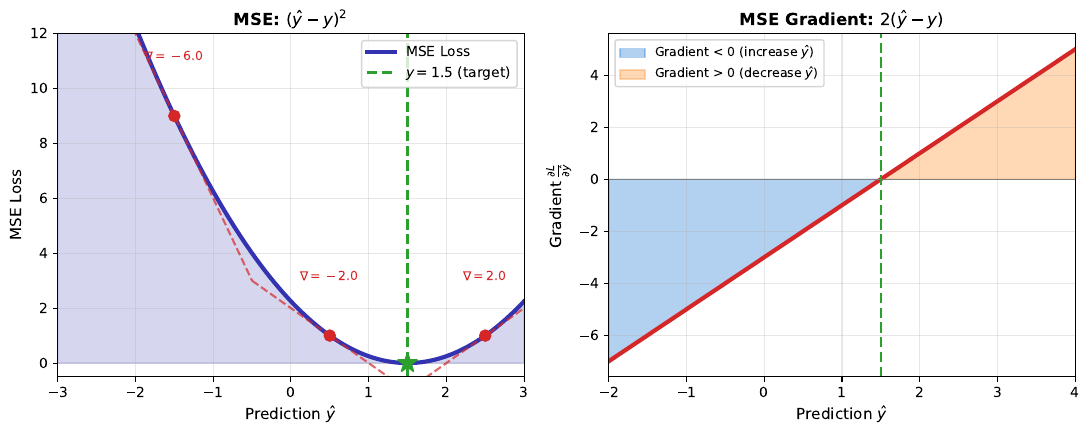

Recreate this plot in Python.
CHART_METADATA = {
    'title': 'MSE Gradient',
    'url': 'https://github.com/QuantLet/neural-networks-introduction/tree/main/mse_gradient'
}

import matplotlib.pyplot as plt
import numpy as np

# Color palette
mlpurple = '#3333B2'
mlblue = '#0066CC'
mlorange = '#FF7F0E'
mlgreen = '#2CA02C'
mlred = '#D62728'
mlgray = '#7F7F7F'

fig, axes = plt.subplots(1, 2, figsize=(11, 4.5))

# Left: MSE loss surface
ax1 = axes[0]
w = np.linspace(-3, 3, 100)
y_true = 1.5
mse = (w - y_true)**2

ax1.plot(w, mse, color=mlpurple, lw=3, label='MSE Loss')
ax1.fill_between(w, mse, alpha=0.2, color=mlpurple)

# Show gradient at different points
points = [-1.5, 0.5, 2.5]
for p in points:
    loss_p = (p - y_true)**2
    grad = 2 * (p - y_true)
    # Draw tangent line
    tangent_x = np.linspace(p - 1, p + 1, 50)
    tangent_y = loss_p + grad * (tangent_x - p)
    ax1.plot(tangent_x, tangent_y, '--', color=mlred, lw=1.5, alpha=0.7)
    ax1.plot(p, loss_p, 'o', color=mlred, markersize=8)
    ax1.annotate(f'$\\nabla={grad:.1f}$', xy=(p, loss_p), xytext=(p, loss_p + 2),
                fontsize=9, ha='center', color=mlred)

ax1.axvline(x=y_true, color=mlgreen, linestyle='--', lw=2, label=f'$y={y_true}$ (target)')
ax1.plot(y_true, 0, '*', color=mlgreen, markersize=15)

ax1.set_xlabel('Prediction $\\hat{y}$', fontsize=11)
ax1.set_ylabel('MSE Loss', fontsize=11)
ax1.set_title('MSE: $(\\hat{y} - y)^2$', fontsize=12, fontweight='bold')
ax1.legend(loc='upper right')
ax1.grid(True, alpha=0.3)
ax1.set_xlim(-3, 3)
ax1.set_ylim(-0.5, 12)

# Right: Gradient direction
ax2 = axes[1]
pred = np.linspace(-2, 4, 100)
gradient = 2 * (pred - y_true)

ax2.plot(pred, gradient, color=mlred, lw=3)
ax2.axhline(y=0, color=mlgray, linestyle='-', lw=1)
ax2.axvline(x=y_true, color=mlgreen, linestyle='--', lw=2)

ax2.fill_between(pred[pred < y_true], gradient[pred < y_true], 0, alpha=0.3, color=mlblue, label='Gradient < 0 (increase $\\hat{y}$)')
ax2.fill_between(pred[pred > y_true], gradient[pred > y_true], 0, alpha=0.3, color=mlorange, label='Gradient > 0 (decrease $\\hat{y}$)')

ax2.set_xlabel('Prediction $\\hat{y}$', fontsize=11)
ax2.set_ylabel('Gradient $\\frac{\\partial L}{\\partial \\hat{y}}$', fontsize=11)
ax2.set_title('MSE Gradient: $2(\\hat{y} - y)$', fontsize=12, fontweight='bold')
ax2.legend(loc='upper left', fontsize=9)
ax2.grid(True, alpha=0.3)
ax2.set_xlim(-2, 4)

plt.tight_layout()
plt.savefig('mse_gradient.pdf', bbox_inches='tight', dpi=300)
plt.savefig('mse_gradient.png', bbox_inches='tight', dpi=300)
plt.close()
print("Generated: mse_gradient.pdf")
